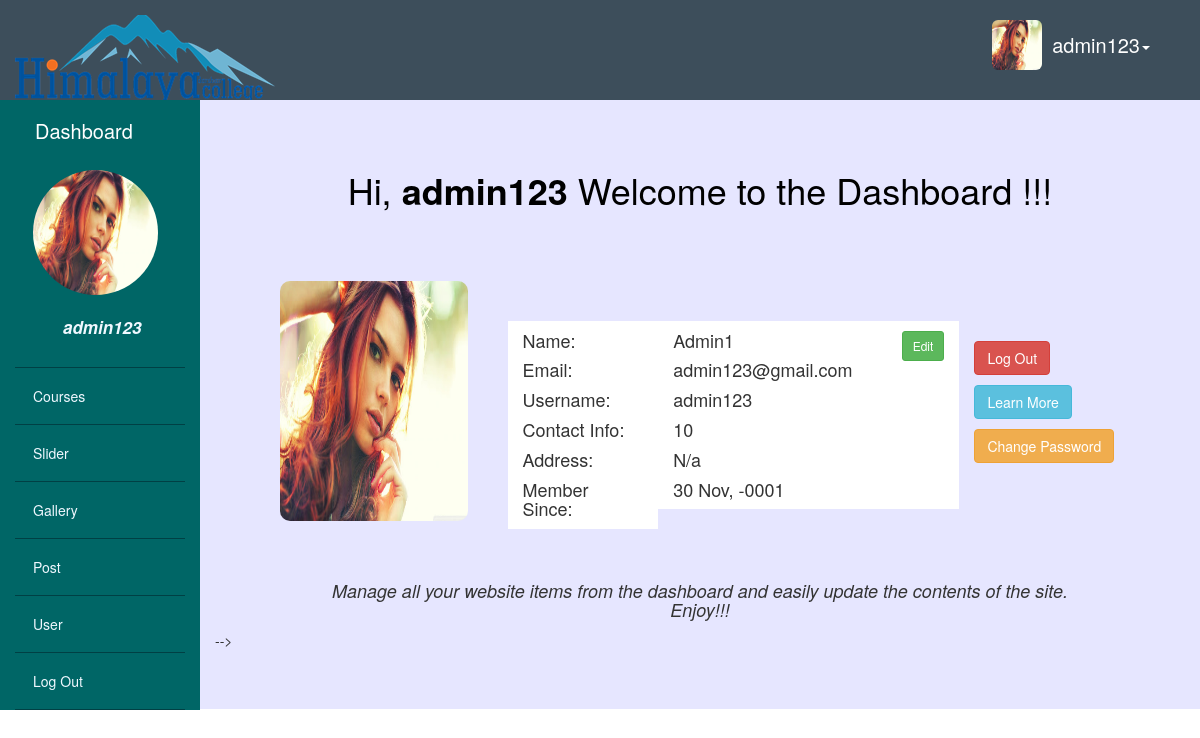
/admin/index.php (signed in), run on the app's committed database.
### tables this page shows
CREATE TABLE `users` (
  `id` int(10) NOT NULL,
  `username` varchar(100) NOT NULL,
  `email` varchar(100) NOT NULL,
  `name` varchar(100) NOT NULL,
  `role` enum('admin','user') NOT NULL DEFAULT 'user',
  `password` varchar(100) NOT NULL,
  `address` varchar(100) NOT NULL,
  `image` varchar(100) NOT NULL,
  `phn` decimal(50,0) NOT NULL,
  `member_since` date NOT NULL
);

### admin/includes/profile.php (called while the page is built, shortened)
<?php
	$user=$_SESSION['username'];
	$sql_query="SELECT * FROM `users` WHERE `username`= '$user'";
	$result = $connect->query($sql_query);
	if($result){
	while ($row = $result->fetch_assoc()) {
	$image=$row['image'];
}}
?>

### admin/index.php (the view, shortened to what this page needs)
<?php
	include('includes/connect.php');
	include('includes/profile.php');
?>
<!DOCTYPE html>
<html>
<head>
	<link rel="stylesheet" type="text/css" href="../css/bootstrap.css">
	<link rel="stylesheet" type="text/css" href="nab1.css">
</head>
<body>
	<div class="container-fluid">
		<div class="row">
			<div class="nab1">
				<nav>
					<div class="navbar-header left_nav">
						<div >
							<div class="navbar-header">
								<a class="navbar-brand" href="#">
									<img alt="Brand" src="images/logo.png">
								</a>
							</div>
						</div>
					</div>
					<div class="right_nav" style="padding-right: 50px;padding-top: 20px;">
						<ul class="nav nav-pills nav navbar-nav navbar-right">
							<li class="dropdown">
								<a href="#" class="dropdown-toggle a" data-toggle="dropdown" role="button" aria-haspopup="true" aria-expanded="false" style="font-size: 20px;"><img onerror="this.onerror=null; this.src='user/images/Default.jpg'" style="width: 50px;height: 50px;position: absolute;	left: -40px;top:0px;" id="myImg" src="user/images/<?php echo "$image"; ?>"  class="img img-rounded ok img-responsive images" alt="" >&nbsp;<?php echo$_SESSION['username'] ?><span class="caret"></span></a>
							</li>
						</ul>
					</div>
				</nav>
			</div>
		</div>
		<div class="row sec_row">
			<div  class="col-md-2 side_bar">
				<h3 class="a" style="padding-left: 20px;">Dashboard</h3>
					<ul>
					<li><a href="index.php">
						<img style="width: 125px;height: 125px;" id="myImg" src="user/images/<?php echo "$image"; ?>" onerror="this.onerror=null; this.src='user/images/Default.jpg'" class="img img-circle  img-responsive images" alt="<?php echo"$title"; ?>" >
				<br><p style="font-size: 17px;padding-left: 30px;"><b><i><?php echo$_SESSION['username'] ?></i></b></p></a></li>
					<li><a href="course/index.php" >Courses</a></li>
					<li><a href="slider/index.php" >Slider</a></li>
					<li><a href="gallery/index.php" >Gallery</a></li>
					<li><a href="post/index.php" >Post</a></li>
					<li><a href="user/index.php" >User</a></li>
					<li><a href="../logout.php" >Log Out</a></li>
			</ul>
		</div>
			<div  class="col-md-10 content_bar"style="background: #e6e6ff;">
				 <div >
                    <h1 align="center" style="color:#000000;padding-top: 50px;">Hi, <b><?php echo htmlspecialchars($_SESSION["username"]); ?></b>&nbsp;Welcome to the Dashboard !!!</h1>
                </div>
                <div class="col-md-12" style="padding: 60px 50px;">
                	     <?php
                    $user=$_SESSION['username'];
                    $sql_query="SELECT * FROM `users` WHERE `username`= '$user'";
                    $result = $connect->query($sql_query);
                    if($result){
                    while ($row = $result->fetch_assoc()) {
                    $email=$row['email'];
                    $name=$row['name'];
                    $address=$row['address'];
                    $phn=$row['phn'];
                    $image=$row['image'];
                    $username=$row['username'];
                    $date=$row['member_since'];
                         }}
                ?>
                           <div class="col-sm-3">
                                <img class="img img-rounded" src="<?php echo (!empty($image)) ? 'user/images/'.$image.'':'user/images/Default.jpg'  ; ?>" width="100%" height="240" style="border-radius: 10px; ">
                            </div>
                            <div class="col-sm-9" style="height:100px;padding: 40px;">
                                <div class="row">
                                    <div class="col-sm-3" style="background: white;">
                                        <h4>Name:</h4>
                                        <h4>Email:</h4>
                                        <h4>Username:</h4>
                                        <h4>Contact Info:</h4>
                                        <h4>Address:</h4>
                                        <h4>Member Since:</h4>
                                    </div>
                                    <div class="col-sm-6" style="background: white;">
                                        <h4><?php echo $name; ?>
                                            <span class="pull-right">
                                                <a href="#edit" class="btn btn-success btn-flat btn-sm" data-toggle="modal"><i class="fa fa-edit"></i> Edit</a>
                                            </span>
                                        </h4>
                                        <h4><?php echo $email; ?></h4>
                                        <h4><?php echo $username; ?></h4>
                                        <h4><?php echo (!empty($phn)) ? $phn : 'N/a'; ?></h4>
                                        <h4><?php echo (!empty($address)) ? $address : 'N/a'; ?></h4>
                                        <h4><?php echo (!empty($date)) ? date('d M, Y', strtotime($date)) : 'N/a'; ?></h4>
                                    </div>
                                    <div class="col-sm-3">
                                        <a href="../logout.php" style="margin-bottom: 10px;margin-top: 20px;" class="btn btn-danger">Log Out</a>
                                        <a href="about.php" class="btn btn-info" style="margin-bottom: 10px;">Learn More</a>
                                        <a href="#edit_pw" class="btn btn-warning " data-toggle="modal"><i class="fa fa-edit_pw"></i>Change Password</a>
                                    </div>
                                </div>
                            </div>
                </div>
                <h4 align="center"><i>Manage all your website items from the dashboard and easily update the contents of the site.<br>Enjoy!!!</i></h4>
			 -->
			</div>
		</div>
</body>
</html>

### admin/nab1.css (style rules this page uses)
.nab1 { background-color: #3d4e5b; height: 100px; width: 100% font-color:white; color:white; position: relative; }
.a { color: white; font-size: 20px; text-decoration: none; }
.side_bar { height: 610px; background-color: #006666; }
.sec_row { height: 597px; }
.content_bar { height: 102%; overflow-y:auto; }
.side_bar ul { list-style: none; margin:0px; padding:0px; color: white; }
.side_bar ul a { display: block; padding: 18px; color:aliceblue; border-bottom: 1px solid #004044; }

### data on the page
users: image (picture), name "Admin1", email "admin123@gmail.com", username "admin123", phn "10", member_since "30 Nov, -0001"

### other printed values
$_SESSION['username'] "admin123"
$_SESSION["username"] "admin123"
